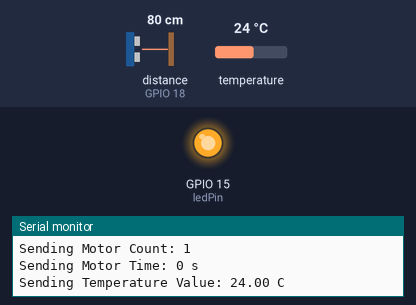
Simulated run of this sketch. Board: ESP32. On the bench: output pins drawn as LEDs (lit = HIGH), the last lines printed to the serial monitor. Wiring (inferred from the names in the program): ultrasonic range finder: trigger GPIO 5; echo GPIO 18. Inputs (shaded band) come from the test bench; at power-on: distance to the obstacle (sensor on GPIO 18) 80 cm, temperature 24 °C. The echo pulse lasts 58.3 µs per cm; WiFi joins after 1.5 s; servers stay silent unless stated; random numbers use the default seed unless the sketch sets one; no MQTT or app messages arrive unless stated; pins used as bus, display or sensor lines are not drawn.

Above: at 6.6 s.
6.7 s: distance to the obstacle (sensor on GPIO 18) set to 6 cm
8.9 s: distance to the obstacle (sensor on GPIO 18) set to 3 cm
At 12.7 s:
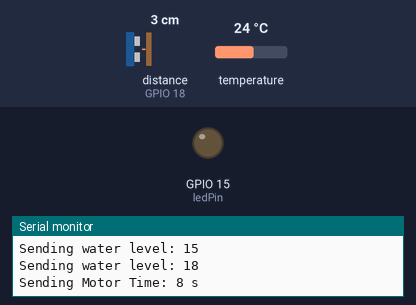
15.5 s: distance to the obstacle (sensor on GPIO 18) set to 15 cm
17.8 s: distance to the obstacle (sensor on GPIO 18) set to 20 cm
At 20.8 s:
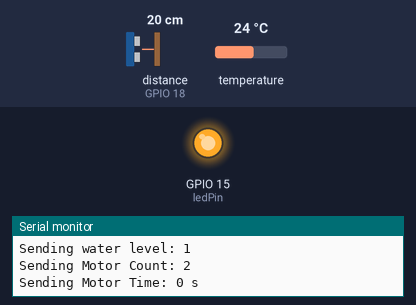
Timing chart, 0 to 22.3 s (numbered marks = the images above; inputs shaded):
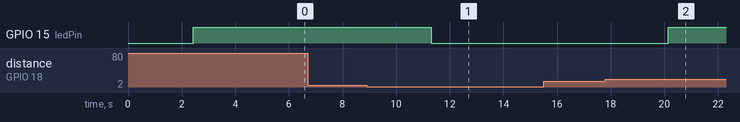

The sketch:

water_level_monitoring.ino
```cpp
/*CO326 - Stock-tank-smart-valve-controller*/
#include <WiFi.h>
#include <PubSubClient.h>
#include <DallasTemperature.h>

const int trigPin = 5;    // GPIO2
const int echoPin = 18;   // GPIO4
const int ledPin = 15;    // GPIO15
const char* ssid="Wifi";
const char* pass="Passcode";
const char* brokerUser="";
const char* brokerPass="";
const char* broker="91.121.93.94"; //test.mosquitto.org
const char* outTopic1="/device/distance"; //output the distance
const char* outTopic2="/device/motorOnOff"; //Output the status that motor on or off
const char* outTopic3="/device/modeManual";
const char* outTopic4="/device/modeAuto";
const char* outTopic5="/device/motorOnCount";
const char* outTopic6="/device/motorOnTime";
const char* outTopic7="/device/temp";
const char* inTopic1="/device/mode";  //select the mode
const char* inTopic2="/device/motorStatus";  //select the motor status

WiFiClient espClient;
PubSubClient client(espClient);
long distance;
char waterLevel[50];
char motorOnCountStr[50];
char motorTimeDifferenceStr[50];
char temperatureStr[50];
byte manualMode=0; //flag to indicate manual/auto mode
byte motorOn=0; //flag to check motor status
int motorOnCount = 0;
int motorCountFlag = 1;
long motorOnTime = 0;  // variable to store the time when motor is turned on
long motorOffTime = 0;  // variable to store the time when motor is turned off
long motorTimeDifference = 0;  // variable to store the time difference

#define ONE_WIRE_BUS 4
OneWire oneWire(ONE_WIRE_BUS);
DallasTemperature sensors(&oneWire);  // Pass our oneWire reference to Dallas Temperature

//set wifi connection
void setupWifi(){
  delay(100);
  Serial.print("/nConnecting to");
  Serial.println(ssid);

  WiFi.begin(ssid,pass);

  while (WiFi.status() != WL_CONNECTED) {
    delay(100);
    Serial.print("-");
  }

  Serial.print("\nConnected to");
  Serial.println(ssid);
}

//reconnect function to ensure the connection of mqtt with esp32
void reconnect(){
  while (!client.connected()) {
  Serial.print("\nConnecting to ");
  Serial.println(broker);
  String clientId = "ESP32Client-";
  clientId += String(random(0xffff), HEX);
  if(client.connect(clientId.c_str())){
    Serial.print("\nConnected to");
    Serial.println(broker);
    client.subscribe(inTopic1);
    client.subscribe(inTopic2);
  } else{
    Serial.println("\nTrying connect again");
    delay(5000);
  }
  }
}

//getting a response from mqtt broker
void callback(char* topic, byte* payload, unsigned int length){
  // Convert the toipc to a string
  String topicStr= String(topic);
  Serial.print("Received topic: ");
  Serial.println(topic);

  // Convert the payload to a string
  String payloadStr = "";
  for (int i = 0; i < length; i++) {
    payloadStr += (char)payload[i];
  }
  Serial.print("Received Payload: ");
  Serial.println(payloadStr);

  //select the mode (auto/manual)
  if (topicStr.equals("/device/mode") && payloadStr.equals("true")) {
    manualMode=1;
    Serial.println("Manuall mode");
  } else if (topicStr.equals("/device/mode") && payloadStr.equals("false")){
    manualMode=0;
    Serial.println("Auto mode");
  }

  //turn on and off the led at manual mode
  //Here 50 is full depth of tank
  if (topicStr.equals("/device/motorStatus") && payloadStr.equals("true") && manualMode==1 && distance > 3 && distance < 20) {
    digitalWrite(ledPin, HIGH);   // Turn the LED on when user manually turn on the LED
    motorOn=1;
    motorOnTime=millis(); // store the time when motor is turned on
    motorOnCount++;
    Serial.println("Manually turned on led");
  } else if (topicStr.equals("/device/motorStatus") && payloadStr.equals("false") && manualMode==1 && distance > 3 && distance < 20) {
    digitalWrite(ledPin, LOW);   // Turn the LED off when user manually turn off the LED
    motorOn=0;
    motorOffTime=millis(); // store the time when motor is turned off
    motorCountFlag=1;
    Serial.println("Manually turned off led");
  }
}

// Function to calculate the distance in centimeters
long calculateDistance() {
  long duration_val,distance_val;

  // Send ultrasonic pulse
  digitalWrite(trigPin, LOW);
  delayMicroseconds(2);
  digitalWrite(trigPin, HIGH);
  delayMicroseconds(10);
  digitalWrite(trigPin, LOW);

  // Measure the echo pulse duration
  duration_val = pulseIn(echoPin, HIGH);

  // Calculate the distance in centimeters
  distance_val = duration_val * 0.034 / 2;

  return distance_val;
}

float measureTemperature() {
  sensors.requestTemperatures(); // Send the command to get temperatures
  float tempC = sensors.getTempCByIndex(0); //get the temperature values using celcius

  // Check if reading was successful
  if(tempC != DEVICE_DISCONNECTED_C) {
    return tempC;
  } else{
    return -1;
  }
}

void setup() {
  // put your setup code here, to run once:
  Serial.begin(9600);
  pinMode(trigPin, OUTPUT);
  pinMode(echoPin, INPUT);
  pinMode(ledPin, OUTPUT);  // Set the LED pin as an output
  setupWifi();
  client.setServer(broker,1883);
  client.setCallback(callback);
}

void loop() {
  // put your main code here, to run repeatedly:
  static long previousDistance = -1;
  static byte previousMotorStatus = -1;
  static byte previousModeStatus = -1;
  static int previousMotorOnCount = -1;
  static long previousMotorTimeDifference = -1;
  static float previousTemperature = -1;
  float temperature =0;

  //if cliient not connected to broker reconneect the client
  if(!client.connected()){
    reconnect();
  }
  client.loop();

  // Calculate the distance
  distance = calculateDistance();
  temperature = measureTemperature();

  //To check that motor is on manual mode or not
  if(manualMode!=1){//auto mode
    // Control the LED based on the distance
    if (distance <= 3) {
      digitalWrite(ledPin, LOW);   // Turn off the LED
      motorOn=0;
      if(!motorCountFlag && !motorOn){
        motorOffTime=millis(); // store the time when motor is turned off
      }
      motorCountFlag=1;
    } else if (distance >= 17) {
      digitalWrite(ledPin, HIGH);  // Turn on the LED
      motorOn=1;
      if(motorCountFlag && motorOn){
        motorOnCount++;
        motorOnTime=millis(); // store the time when motor is turned on
        motorCountFlag=0;
      }
    }
  } else{ //manual mode
    // Turn off the LED if the water level approach the highest level when it is on manual mode
    if (distance <= 3) {
      digitalWrite(ledPin, LOW);
      motorOn=0;
      motorCountFlag=1;
    }
  }

  //publish only if distance is changed
  if(distance!=previousDistance){
    snprintf(waterLevel,75,"%ld",(20-distance));
    Serial.print("Sending water level: ");
    Serial.println(waterLevel);
    client.publish(outTopic1,waterLevel);
    previousDistance=distance;
  }

  //publish only if motorOn state is changed
  if(motorOn!=previousMotorStatus){
    //publish only if motor is on or off
    if(motorOn){
      client.publish(outTopic2,"ON");
    } else{
      client.publish(outTopic2,"OFF");
    }
    previousMotorStatus=motorOn;
  }

  //publish only if manualMode is changed
  if(manualMode!=previousModeStatus){
    if(manualMode){
      client.publish(outTopic3,"ON");
      client.publish(outTopic4,"OFF");
    } else{
      client.publish(outTopic3,"OFF");
      client.publish(outTopic4,"ON");
    }
    previousModeStatus=manualMode;
  }

  //publish only if motorOnCount is changed
  if(motorOnCount!=previousMotorOnCount){
    snprintf(motorOnCountStr,75,"%ld",motorOnCount);
    Serial.print("Sending Motor Count: ");
    Serial.println(motorOnCountStr);
    client.publish(outTopic5,motorOnCountStr);
    previousMotorOnCount=motorOnCount;
  }

  // Calculate the time difference if motor has been turned off and on
  if (motorOnTime < motorOffTime) {
    motorTimeDifference = motorOffTime - motorOnTime;
    motorTimeDifference = motorTimeDifference/1000.0;
  } else {
    motorTimeDifference = 0;  // Motor is still on or no valid time difference
  }

  //publish only if motorTimeDifference is changed
  if(motorTimeDifference!=previousMotorTimeDifference){
    snprintf(motorTimeDifferenceStr,75,"%ld s",motorTimeDifference);
    Serial.print("Sending Motor Time: ");
    Serial.println(motorTimeDifferenceStr);
    client.publish(outTopic6,motorTimeDifferenceStr);
    previousMotorTimeDifference=motorTimeDifference;
  }

  if(temperature!=previousTemperature && temperature!=-1){
    snprintf(temperatureStr,75,"%.2f C",temperature);
    Serial.print("Sending Temperature Value: ");
    Serial.println(temperatureStr);
    client.publish(outTopic7,temperatureStr);
    previousTemperature=temperature;
  }

  delay(1000);
}
```

Measured:
- the behaviour switches between 5 and 4 cm on distance to the obstacle (sensor on GPIO 18) (found by bisection; images 0 and 1)
- the behaviour switches between 17 and 18 cm on distance to the obstacle (sensor on GPIO 18) (found by bisection; images 1 and 2)
- after the input at 8.9 s, GPIO 15 (ledPin): HIGH → LOW after 2.4 s
- after the input at 17.8 s, GPIO 15 (ledPin): LOW → HIGH after 2.3 s
